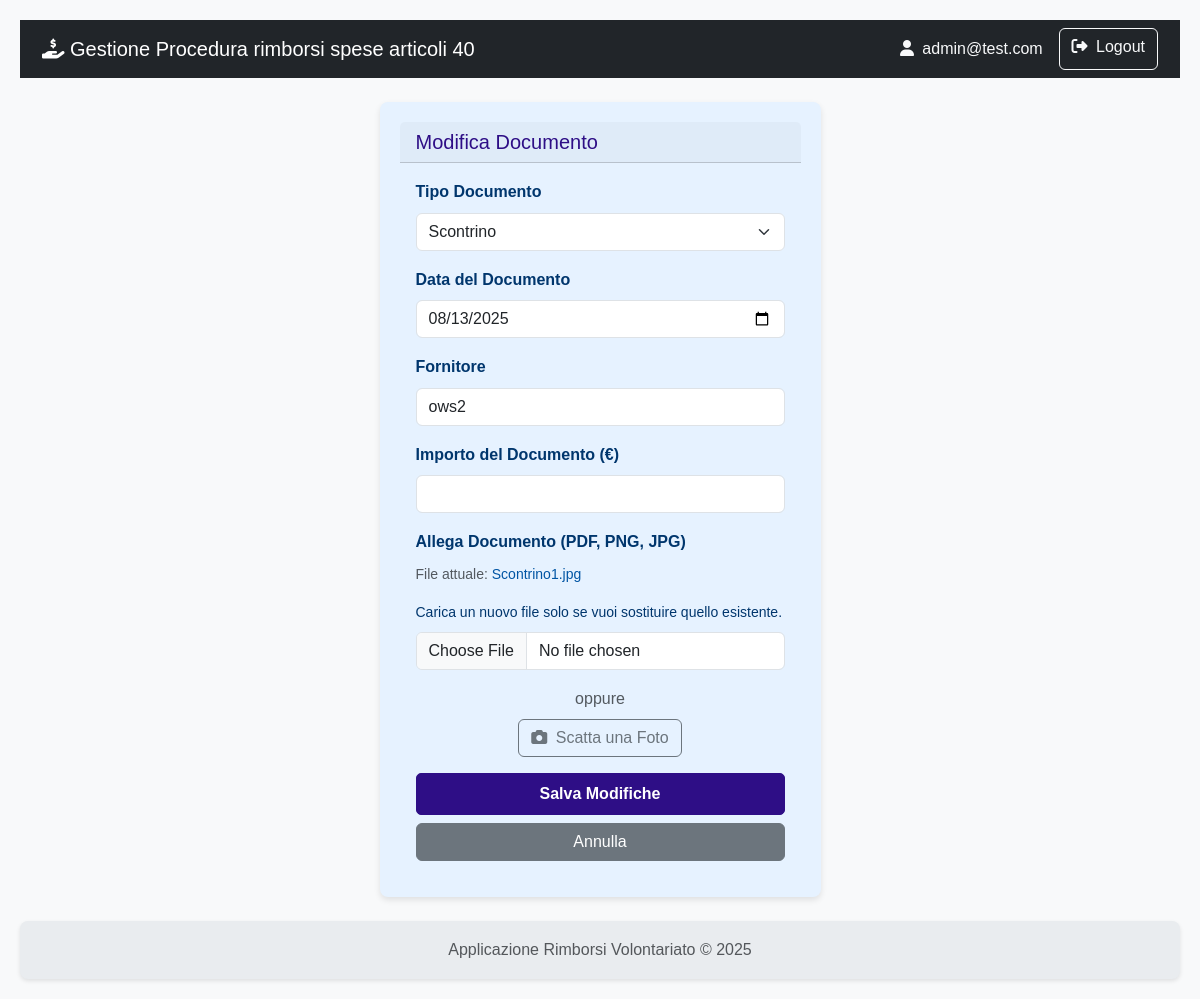
Screenshot of /richiesta/spese/14/documenti/22/modifica?richiesta_id=4 (signed in) with the database file from the repository.
### rimborsi/models.py (models this page shows, shortened)
class User(db.Model, UserMixin):
    id = db.Column(db.Integer, primary_key=True)
    username = db.Column(db.String(80), nullable=False)
    email = db.Column(db.String(120), nullable=False)
    password_hash = db.Column(db.String(120), nullable=False)
    role = db.Column(db.String(20), nullable=False)
    organizzazioni = db.relationship('Organizzazione', secondary=associazione_utente_organizzazione, back_populates='utenti_compilatori')
    __table_args__ = (
        db.UniqueConstraint('username', name='uq_user_username'),
        db.UniqueConstraint('email', name='uq_user_email'),
    )

class DocumentoSpesa(db.Model):
    id = db.Column(db.Integer, primary_key=True)
    data_documento = db.Column(db.Date, nullable=False)
    fornitore = db.Column(db.String(150))
    importo_documento = db.Column(db.Float, nullable=False)
    tipo_documento = db.Column(db.String(50))
    verificato = db.Column(db.Boolean, default=False)
    note_istruttoria = db.Column(db.Text, nullable=True)
    spesa_id = db.Column(db.Integer, db.ForeignKey('spesa.id'), nullable=False)
    nome_file = db.Column(db.String(255), nullable=True) # Campo per il nome del file salvato

### rimborsi/richiesta/routes.py (the view, shortened to what this page needs)
@richiesta_bp.route('/spese/<int:spesa_id>/documenti/<int:documento_id>/modifica', methods=['GET', 'POST'])
@login_required
def modifica_documento(spesa_id, documento_id):
    spesa = Spesa.query.get_or_404(spesa_id)
    documento = DocumentoSpesa.query.get_or_404(documento_id)
    richiesta = spesa.richiesta  # <-- aggiungi questa riga
    form = DocumentoSpesaForm(obj=documento)
    TIPI_SENZA_IMPORTO = ['C', 'D']
    return render_template('richiesta/modifica_documento.html',
                           form=form,
                           spesa=spesa,
                           documento=documento,
                           richiesta=richiesta,
                           titolo="Modifica Documento")

### rimborsi/richiesta/forms.py (shortened to what this page needs)
class DocumentoSpesaForm(FlaskForm):
    tipo_documento = SelectField('Tipo Documento', choices=[
        ('A', 'Scontrino'),
        ('B', 'Fattura'),
        ('C', 'Autorizzazione'),
        ('D', 'Attestazione Danno')
    ], validators=[DataRequired()])
    data_documento = DateField('Data del Documento', format='%Y-%m-%d', validators=[DataRequired()])
    fornitore = StringField('Fornitore', validators=[Optional(), Length(max=150)])
    importo_documento = FloatField('Importo del Documento (€)', validators=[Optional()])
    allegato = FileField('Allega Documento (PDF, PNG, JPG)', validators=[
        FileAllowed(['pdf', 'png', 'jpg', 'jpeg'], 'Sono ammessi solo file PDF, PNG e JPG!')
    ])
    submit = SubmitField('Aggiungi Documento')

### rimborsi/templates/richiesta/modifica_documento.html (shortened to what this page needs)
{% extends 'base.html' %}
{% block content %}
<div class="container">
    <div class="row justify-content-center">
        {% include 'partials/_form_documento.html' %}
    </div>
</div>
{% endblock %}

### rimborsi/templates/base.html (shortened to what this page needs)
<!doctype html>
<html lang="it" class="h-100">
<head>
    <link href="https://cdn.jsdelivr.net/npm/bootstrap@5.3.3/dist/css/bootstrap.min.css" rel="stylesheet" xintegrity="sha384-QWTKZyjpPEjISv5WaRU9OFeRpok6YctnYmDr5pNlyT2bRjXh0JMhjY6hW+ALEwIH">
    <link rel="stylesheet" href="https://cdnjs.cloudflare.com/ajax/libs/font-awesome/6.5.2/css/all.min.css" xintegrity="sha512-SnH5WK+bZxgPHs44uWIX+LLJAJ9/2PkPKZ5QiAj6Ta86w+fsb2TkcmfRyVX3pBnMFcV7oQPJkl9QevSCWr3W6A==" />
    <link rel="stylesheet" href="{{ url_for('static', filename='css/styles.css') }}">
</head>
<body>
    <nav class="navbar navbar-expand-lg navbar-dark bg-dark">
        <div class="container">
            <a class="navbar-brand" href="{{ url_for('auth.index') }}">
                <i class="fas fa-hand-holding-dollar"></i>
                Gestione Procedura rimborsi spese articoli 40
            </a>
            <div class="collapse navbar-collapse" id="navbarNav">
                <div class="d-flex ms-auto">
                    {% if current_user.is_authenticated %}
                        <span class="navbar-text me-3 text-light">
                            <i class="fas fa-user me-1"></i> {{ current_user.email }}
                        </span>
                        <a href="{{ url_for('auth.logout') }}" class="btn btn-outline-light">
                            <i class="fas fa-sign-out-alt me-1"></i> Logout
                        </a>
                    {% else %}
                        <a href="{{ url_for('auth.registrati') }}" class="btn btn-outline-light me-2">Registrati</a>
                        <a href="{{ url_for('auth.login') }}" class="btn btn-outline-light">Login</a>
                    {% endif %}
                </div>
            </div>
        </div>
    </nav>
    <main class="container my-4">
        {% block content %}{% endblock %}
    </main>
    <footer class="footer mt-auto py-3">
        <div class="container text-center">
            <span class="text-muted">Applicazione Rimborsi Volontariato &copy; 2025</span>
        </div>
    </footer>
</body>
</html>

### rimborsi/templates/partials/_form_documento.html (shortened to what this page needs)
{% set action_url = url_for('richiesta.crea_documento', spesa_id=spesa.id) %}
{% if documento %}
    {% set action_url = url_for('richiesta.modifica_documento', spesa_id=spesa.id, documento_id=documento.id) %}
{% endif %}
<div class="col-md-5">
    <div class="card shadow-sm">
          <div class="card-header">
            <h5 class="mb-0">{% if documento %}Modifica Documento{% else %}Aggiungi Nuovo Documento{% endif %}</h5>
        </div>
        <div class="card-body">
            <form action="{{ action_url }}" method="POST" novalidate enctype="multipart/form-data">
                <div class="mb-3">
                    {{ form.tipo_documento.label(class="form-label fw-bold") }}
                    {{ form.tipo_documento(class="form-select") }}
                </div>
                <div class="mb-3">
                    {{ form.data_documento.label(class="form-label fw-bold") }}
                    {{ form.data_documento(class="form-control", type="date") }}
                </div>
                <div class="mb-3">
                    {{ form.fornitore.label(class="form-label fw-bold") }}
                    {{ form.fornitore(class="form-control") }}
                </div>
                <div class="mb-3" id="importo-container">
                    {{ form.importo_documento.label(class="form-label fw-bold") }}
                    {{ form.importo_documento(class="form-control") }}
                </div>
                <div class="mb-3">
                    {{ form.allegato.label(class="form-label fw-bold") }}
                    {% if documento and documento.nome_file %}
                        <p class="text-muted small">
                            File attuale:
                            <a href="{{ url_for('richiesta.download_documento', documento_id=documento.id) }}">{{ documento.nome_file }}</a>
                        </p>
                        <small class="d-block mb-2">Carica un nuovo file solo se vuoi sostituire quello esistente.</small>
                    {% endif %}
                    {{ form.allegato(class="form-control") }}
                </div>
                <div class="mb-3 text-center">
                    <span class="text-muted">oppure</span><br>
                    <button type="button" class="btn btn-outline-secondary mt-2" data-bs-toggle="modal" data-bs-target="#cameraModal" {% if richiesta.stato != 'A' %}disabled{% endif %}>
                         <i class="fas fa-camera me-1"></i> Scatta una Foto
                    </button>
                </div>
                {% if richiesta.stato == 'A' %}
                    <button type="submit" class="btn btn-primary w-100">
                        {% if documento %}Salva Modifiche{% else %}Aggiungi Documento{% endif %}
                    </button>
                {% else %}
                    <button type="button" class="btn btn-primary w-100" disabled>Aggiungi Documento</button>
                    <small class="text-danger d-block text-center mt-2">La richiesta non è in stato di bozza.</small>
                {% endif %}
                {% if documento %}
                <div class="d-grid mt-2">
                    <a href="{{ url_for('richiesta.lista_documenti', spesa_id=spesa.id) }}" class="btn btn-secondary">Annulla</a>
                </div>
                {% endif %}
            </form>
        </div>
    </div>
</div>

### rimborsi/static/css/styles.css (style rules this page uses)
:root { --color-primary: #2e0e86; --color-primary-hover: #142fca; --color-text-light: #ffffff; --color-card-bg: #e6f2ff; --color-card-text: #00366d; --color-bg: #f4f4f4; --color-text-dark: #333; --color-link: #0055a4; --border-radius: 8px; --box-shadow: 0 2px 4px rgba(0, 0, 0, 0.1); --box-shadow-card: 0 3px 6px rgba(0, 0, 0, 0.1); --transition-standard: all 0.3s ease; }
body { font-family: Arial, sans-serif; background-color: var(--color-bg); color: var(--color-text-dark); margin: 0; padding: 20px; line-height: 1.6; }
h1, h2, h3, h4, h5, h6 { color: var(--color-primary); margin-top: 0; }
a { color: var(--color-link); text-decoration: none; }
.btn-primary { background-color: var(--color-primary) !important; border-color: var(--color-primary) !important; color: var(--color-text-light) !important; font-weight: bold !important; text-decoration: none !important; display: inline-flex !important; align-items: center !important; justify-content: center !important; padding: 0.5rem 1rem !important; border-radius: 5px !important; transition: var(--transition-standard) !important; cursor: pointer; }
.card { flex: 1; background-color: var(--color-card-bg); color: var(--color-card-text); border-radius: var(--border-radius); padding: 20px; box-shadow: var(--box-shadow-card); transition: transform 0.2s ease-in-out; border: none; }
.card-body i { transition: var(--transition-standard); }
.shadow-sm { box-shadow: var(--box-shadow-card) !important; }
.text-center { text-align: center; }
.footer { display: flex; justify-content: left; gap: 20px; background-color: var(--color-primary); padding: 15px 20px; border-radius: var(--border-radius); margin-top: 20px; box-shadow: var(--box-shadow); }

### rimborsi/templates/base.html (style rules this page uses)
body { display: flex; flex-direction: column; min-height: 100vh; background-color: #f8f9fa; }
main { flex: 1; }
.footer { background-color: #e9ecef; }

### rows the page displays
User: email "admin@test.com"
DocumentoSpesa: tipo_documento "Scontrino", data_documento "08/13/2025", fornitore "ows2", nome_file "Scontrino1.jpg"
